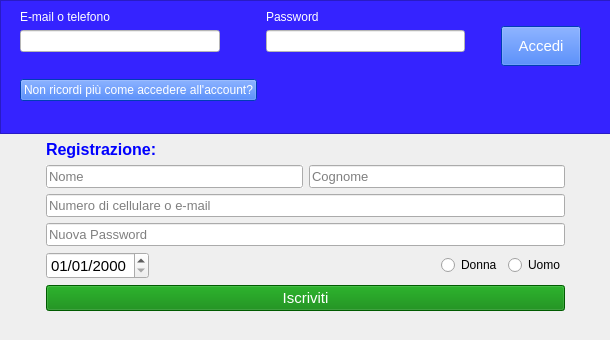
<?xml version="1.0" encoding="UTF-8"?>
<ui version="4.0">
 <class>MainWindow</class>
 <widget class="QMainWindow" name="MainWindow">
  <property name="geometry">
   <rect>
    <x>0</x>
    <y>0</y>
    <width>610</width>
    <height>340</height>
   </rect>
  </property>
  <property name="sizePolicy">
   <sizepolicy hsizetype="Preferred" vsizetype="Fixed">
    <horstretch>0</horstretch>
    <verstretch>0</verstretch>
   </sizepolicy>
  </property>
  <property name="minimumSize">
   <size>
    <width>610</width>
    <height>340</height>
   </size>
  </property>
  <property name="maximumSize">
   <size>
    <width>610</width>
    <height>340</height>
   </size>
  </property>
  <property name="baseSize">
   <size>
    <width>0</width>
    <height>0</height>
   </size>
  </property>
  <property name="windowTitle">
   <string>Login/Registrazione</string>
  </property>
  <property name="windowIcon">
   <iconset>
    <normaloff>../../Scrivania/external-content.duckduckgo.com.png</normaloff>../../Scrivania/external-content.duckduckgo.com.png</iconset>
  </property>
  <widget class="QWidget" name="centralwidget">
   <widget class="QWidget" name="gridLayoutWidget">
    <property name="geometry">
     <rect>
      <x>0</x>
      <y>0</y>
      <width>611</width>
      <height>311</height>
     </rect>
    </property>
    <layout class="QGridLayout" name="gridLayout">
     <item row="8" column="1" colspan="2">
      <widget class="QDateEdit" name="dateEdit">
       <property name="sizePolicy">
        <sizepolicy hsizetype="Fixed" vsizetype="Fixed">
         <horstretch>0</horstretch>
         <verstretch>0</verstretch>
        </sizepolicy>
       </property>
       <property name="font">
        <font>
         <pointsize>11</pointsize>
        </font>
       </property>
       <property name="focusPolicy">
        <enum>Qt::ClickFocus</enum>
       </property>
       <property name="maximumDateTime">
        <datetime>
         <hour>23</hour>
         <minute>59</minute>
         <second>59</second>
         <year>9999</year>
         <month>12</month>
         <day>31</day>
        </datetime>
       </property>
       <property name="minimumDateTime">
        <datetime>
         <hour>0</hour>
         <minute>0</minute>
         <second>0</second>
         <year>1900</year>
         <month>9</month>
         <day>14</day>
        </datetime>
       </property>
       <property name="displayFormat">
        <string>dd/MM/yyyy</string>
       </property>
      </widget>
     </item>
     <item row="2" column="1" colspan="2">
      <widget class="QLineEdit" name="lineEdit_nome">
       <property name="sizePolicy">
        <sizepolicy hsizetype="Preferred" vsizetype="Maximum">
         <horstretch>0</horstretch>
         <verstretch>0</verstretch>
        </sizepolicy>
       </property>
       <property name="font">
        <font>
         <pointsize>10</pointsize>
        </font>
       </property>
       <property name="cursor">
        <cursorShape>IBeamCursor</cursorShape>
       </property>
       <property name="focusPolicy">
        <enum>Qt::ClickFocus</enum>
       </property>
       <property name="contextMenuPolicy">
        <enum>Qt::DefaultContextMenu</enum>
       </property>
       <property name="autoFillBackground">
        <bool>true</bool>
       </property>
       <property name="inputMethodHints">
        <set>Qt::ImhNone</set>
       </property>
       <property name="inputMask">
        <string notr="true"/>
       </property>
       <property name="text">
        <string notr="true"/>
       </property>
       <property name="maxLength">
        <number>50</number>
       </property>
       <property name="frame">
        <bool>true</bool>
       </property>
       <property name="echoMode">
        <enum>QLineEdit::Normal</enum>
       </property>
       <property name="placeholderText">
        <string notr="true">Nome</string>
       </property>
       <property name="clearButtonEnabled">
        <bool>false</bool>
       </property>
      </widget>
     </item>
     <item row="2" column="3" colspan="3">
      <widget class="QLineEdit" name="lineEdit_cognome">
       <property name="sizePolicy">
        <sizepolicy hsizetype="Preferred" vsizetype="Maximum">
         <horstretch>0</horstretch>
         <verstretch>0</verstretch>
        </sizepolicy>
       </property>
       <property name="font">
        <font>
         <pointsize>10</pointsize>
        </font>
       </property>
       <property name="focusPolicy">
        <enum>Qt::ClickFocus</enum>
       </property>
       <property name="inputMethodHints">
        <set>Qt::ImhNone</set>
       </property>
       <property name="inputMask">
        <string/>
       </property>
       <property name="placeholderText">
        <string>Cognome</string>
       </property>
      </widget>
     </item>
     <item row="8" column="4">
      <widget class="QRadioButton" name="radioButton_donna">
       <property name="sizePolicy">
        <sizepolicy hsizetype="Fixed" vsizetype="Fixed">
         <horstretch>0</horstretch>
         <verstretch>0</verstretch>
        </sizepolicy>
       </property>
       <property name="minimumSize">
        <size>
         <width>0</width>
         <height>0</height>
        </size>
       </property>
       <property name="baseSize">
        <size>
         <width>10</width>
         <height>0</height>
        </size>
       </property>
       <property name="text">
        <string>Donna</string>
       </property>
       <property name="checked">
        <bool>false</bool>
       </property>
      </widget>
     </item>
     <item row="3" column="1" colspan="5">
      <widget class="QLineEdit" name="lineEdit_cellulare_o_mail">
       <property name="font">
        <font>
         <pointsize>10</pointsize>
        </font>
       </property>
       <property name="focusPolicy">
        <enum>Qt::ClickFocus</enum>
       </property>
       <property name="placeholderText">
        <string>Numero di cellulare o e-mail</string>
       </property>
      </widget>
     </item>
     <item row="2" column="0">
      <spacer name="horizontalSpacer_3">
       <property name="orientation">
        <enum>Qt::Horizontal</enum>
       </property>
       <property name="sizeType">
        <enum>QSizePolicy::Fixed</enum>
       </property>
       <property name="sizeHint" stdset="0">
        <size>
         <width>40</width>
         <height>20</height>
        </size>
       </property>
      </spacer>
     </item>
     <item row="4" column="1" colspan="5">
      <widget class="QLineEdit" name="lineEdit_nuova_password">
       <property name="font">
        <font>
         <pointsize>10</pointsize>
        </font>
       </property>
       <property name="focusPolicy">
        <enum>Qt::ClickFocus</enum>
       </property>
       <property name="inputMethodHints">
        <set>Qt::ImhHiddenText|Qt::ImhNoAutoUppercase|Qt::ImhNoPredictiveText|Qt::ImhSensitiveData</set>
       </property>
       <property name="echoMode">
        <enum>QLineEdit::Password</enum>
       </property>
       <property name="placeholderText">
        <string>Nuova Password</string>
       </property>
      </widget>
     </item>
     <item row="8" column="5">
      <widget class="QRadioButton" name="radioButton_uomo">
       <property name="sizePolicy">
        <sizepolicy hsizetype="Fixed" vsizetype="Fixed">
         <horstretch>0</horstretch>
         <verstretch>0</verstretch>
        </sizepolicy>
       </property>
       <property name="minimumSize">
        <size>
         <width>0</width>
         <height>0</height>
        </size>
       </property>
       <property name="baseSize">
        <size>
         <width>10</width>
         <height>0</height>
        </size>
       </property>
       <property name="text">
        <string>Uomo</string>
       </property>
       <property name="checked">
        <bool>false</bool>
       </property>
      </widget>
     </item>
     <item row="10" column="1" colspan="5">
      <widget class="QPushButton" name="pushButton_iscriviti">
       <property name="font">
        <font>
         <pointsize>11</pointsize>
        </font>
       </property>
       <property name="styleSheet">
        <string notr="true">background-color:green;
color:white;</string>
       </property>
       <property name="text">
        <string>Iscriviti</string>
       </property>
      </widget>
     </item>
     <item row="4" column="6">
      <spacer name="horizontalSpacer_5">
       <property name="orientation">
        <enum>Qt::Horizontal</enum>
       </property>
       <property name="sizeType">
        <enum>QSizePolicy::Fixed</enum>
       </property>
       <property name="sizeHint" stdset="0">
        <size>
         <width>40</width>
         <height>20</height>
        </size>
       </property>
      </spacer>
     </item>
     <item row="0" column="0" colspan="7">
      <widget class="QFrame" name="frame">
       <property name="styleSheet">
        <string notr="true">background-color:rgb(53, 35, 255);</string>
       </property>
       <property name="frameShape">
        <enum>QFrame::StyledPanel</enum>
       </property>
       <property name="frameShadow">
        <enum>QFrame::Raised</enum>
       </property>
       <widget class="QWidget" name="verticalLayoutWidget_2">
        <property name="geometry">
         <rect>
          <x>20</x>
          <y>10</y>
          <width>561</width>
          <height>91</height>
         </rect>
        </property>
        <layout class="QVBoxLayout" name="verticalLayout_5">
         <property name="sizeConstraint">
          <enum>QLayout::SetDefaultConstraint</enum>
         </property>
         <item>
          <layout class="QHBoxLayout" name="horizontalLayout">
           <item>
            <layout class="QVBoxLayout" name="verticalLayout">
             <item>
              <widget class="QLabel" name="label">
               <property name="autoFillBackground">
                <bool>false</bool>
               </property>
               <property name="styleSheet">
                <string notr="true">color:white;</string>
               </property>
               <property name="text">
                <string>E-mail o telefono</string>
               </property>
              </widget>
             </item>
             <item>
              <widget class="QLineEdit" name="lineEdit_accedi_email">
               <property name="focusPolicy">
                <enum>Qt::StrongFocus</enum>
               </property>
               <property name="autoFillBackground">
                <bool>false</bool>
               </property>
               <property name="styleSheet">
                <string notr="true">background-color:white;</string>
               </property>
              </widget>
             </item>
             <item>
              <spacer name="verticalSpacer">
               <property name="orientation">
                <enum>Qt::Vertical</enum>
               </property>
               <property name="sizeHint" stdset="0">
                <size>
                 <width>20</width>
                 <height>40</height>
                </size>
               </property>
              </spacer>
             </item>
            </layout>
           </item>
           <item>
            <spacer name="horizontalSpacer_2">
             <property name="orientation">
              <enum>Qt::Horizontal</enum>
             </property>
             <property name="sizeType">
              <enum>QSizePolicy::Fixed</enum>
             </property>
             <property name="sizeHint" stdset="0">
              <size>
               <width>40</width>
               <height>20</height>
              </size>
             </property>
            </spacer>
           </item>
           <item>
            <layout class="QVBoxLayout" name="verticalLayout_2">
             <item>
              <widget class="QLabel" name="label_2">
               <property name="autoFillBackground">
                <bool>false</bool>
               </property>
               <property name="styleSheet">
                <string notr="true">color:white;</string>
               </property>
               <property name="text">
                <string>Password</string>
               </property>
              </widget>
             </item>
             <item>
              <widget class="QLineEdit" name="lineEdit_accedi_password">
               <property name="focusPolicy">
                <enum>Qt::ClickFocus</enum>
               </property>
               <property name="autoFillBackground">
                <bool>false</bool>
               </property>
               <property name="styleSheet">
                <string notr="true">background-color:white;</string>
               </property>
               <property name="echoMode">
                <enum>QLineEdit::Password</enum>
               </property>
              </widget>
             </item>
             <item>
              <spacer name="verticalSpacer_2">
               <property name="orientation">
                <enum>Qt::Vertical</enum>
               </property>
               <property name="sizeHint" stdset="0">
                <size>
                 <width>20</width>
                 <height>40</height>
                </size>
               </property>
              </spacer>
             </item>
            </layout>
           </item>
           <item>
            <spacer name="horizontalSpacer">
             <property name="orientation">
              <enum>Qt::Horizontal</enum>
             </property>
             <property name="sizeType">
              <enum>QSizePolicy::Fixed</enum>
             </property>
             <property name="sizeHint" stdset="0">
              <size>
               <width>30</width>
               <height>20</height>
              </size>
             </property>
            </spacer>
           </item>
           <item>
            <layout class="QVBoxLayout" name="verticalLayout_3">
             <item>
              <spacer name="verticalSpacer_4">
               <property name="orientation">
                <enum>Qt::Vertical</enum>
               </property>
               <property name="sizeHint" stdset="0">
                <size>
                 <width>20</width>
                 <height>50</height>
                </size>
               </property>
              </spacer>
             </item>
             <item>
              <widget class="QPushButton" name="pushButton_accedi">
               <property name="sizePolicy">
                <sizepolicy hsizetype="Maximum" vsizetype="Maximum">
                 <horstretch>0</horstretch>
                 <verstretch>0</verstretch>
                </sizepolicy>
               </property>
               <property name="minimumSize">
                <size>
                 <width>50</width>
                 <height>40</height>
                </size>
               </property>
               <property name="font">
                <font>
                 <pointsize>11</pointsize>
                </font>
               </property>
               <property name="autoFillBackground">
                <bool>false</bool>
               </property>
               <property name="styleSheet">
                <string notr="true">background-color:rgb(0, 85, 255);
color:white;</string>
               </property>
               <property name="text">
                <string>Accedi</string>
               </property>
              </widget>
             </item>
             <item>
              <spacer name="verticalSpacer_3">
               <property name="orientation">
                <enum>Qt::Vertical</enum>
               </property>
               <property name="sizeHint" stdset="0">
                <size>
                 <width>20</width>
                 <height>40</height>
                </size>
               </property>
              </spacer>
             </item>
            </layout>
           </item>
          </layout>
         </item>
         <item>
          <widget class="QPushButton" name="pushButton_recupera_password">
           <property name="sizePolicy">
            <sizepolicy hsizetype="Fixed" vsizetype="Fixed">
             <horstretch>0</horstretch>
             <verstretch>0</verstretch>
            </sizepolicy>
           </property>
           <property name="styleSheet">
            <string notr="true">background-color:rgb(0, 85, 255);
color:white;</string>
           </property>
           <property name="text">
            <string>Non ricordi più come accedere all'account?</string>
           </property>
          </widget>
         </item>
        </layout>
       </widget>
      </widget>
     </item>
     <item row="1" column="1">
      <widget class="QLabel" name="label_3">
       <property name="sizePolicy">
        <sizepolicy hsizetype="Preferred" vsizetype="Maximum">
         <horstretch>0</horstretch>
         <verstretch>0</verstretch>
        </sizepolicy>
       </property>
       <property name="text">
        <string>&lt;html&gt;&lt;head/&gt;&lt;body&gt;&lt;p&gt;&lt;span style=&quot; font-size:12pt; font-weight:600; color:#0000ff;&quot;&gt;Registrazione:&lt;/span&gt;&lt;/p&gt;&lt;/body&gt;&lt;/html&gt;</string>
       </property>
      </widget>
     </item>
    </layout>
   </widget>
  </widget>
  <widget class="QMenuBar" name="menubar">
   <property name="geometry">
    <rect>
     <x>0</x>
     <y>0</y>
     <width>610</width>
     <height>22</height>
    </rect>
   </property>
  </widget>
 </widget>
 <resources/>
 <connections/>
</ui>
